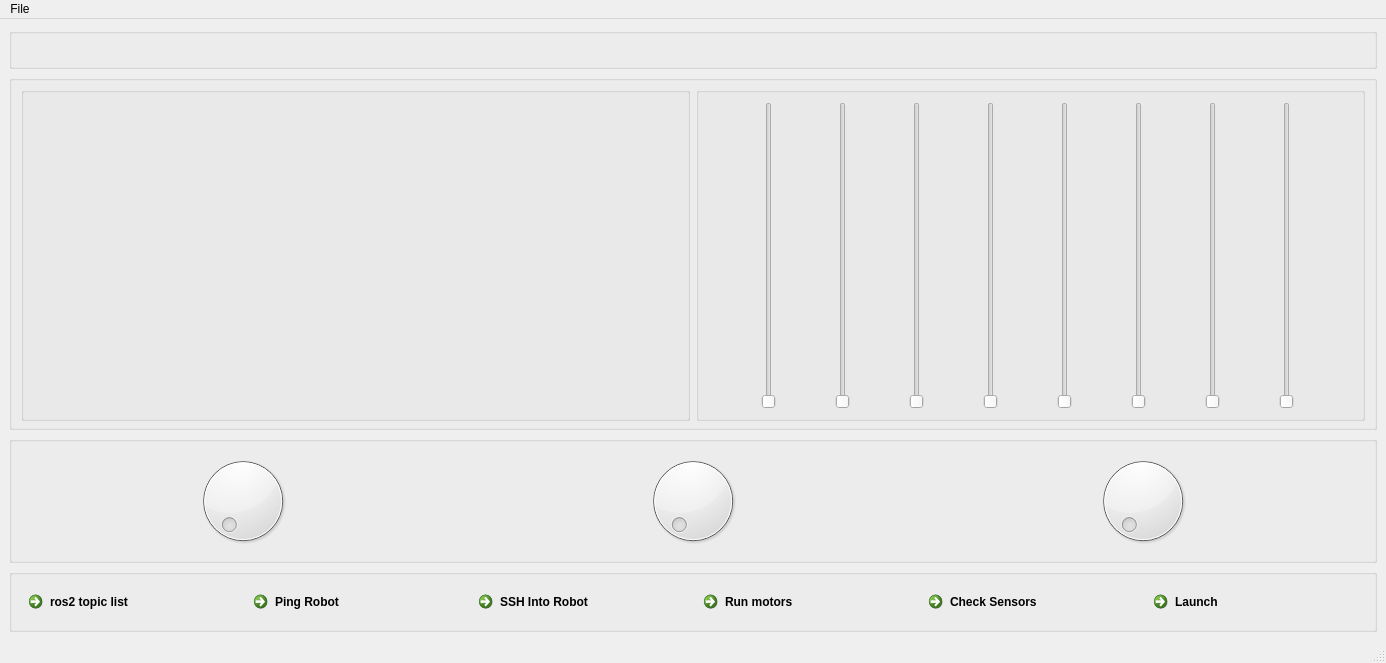
<?xml version="1.0" encoding="UTF-8"?>
<ui version="4.0">
 <class>MainWindow</class>
 <widget class="QMainWindow" name="MainWindow">
  <property name="geometry">
   <rect>
    <x>0</x>
    <y>0</y>
    <width>1386</width>
    <height>663</height>
   </rect>
  </property>
  <property name="windowTitle">
   <string>MainWindow</string>
  </property>
  <widget class="QWidget" name="centralwidget">
   <property name="enabled">
    <bool>true</bool>
   </property>
   <layout class="QGridLayout" name="gridLayout_2">
    <item row="0" column="0">
     <widget class="QGroupBox" name="groupBox_3">
      <property name="title">
       <string/>
      </property>
      <layout class="QGridLayout" name="gridLayout">
       <item row="0" column="1">
        <widget class="QLabel" name="pingLabel">
         <property name="text">
          <string/>
         </property>
        </widget>
       </item>
       <item row="0" column="0">
        <widget class="QLabel" name="rosLabel">
         <property name="text">
          <string/>
         </property>
        </widget>
       </item>
       <item row="0" column="2">
        <widget class="QLabel" name="label_2">
         <property name="text">
          <string/>
         </property>
        </widget>
       </item>
      </layout>
     </widget>
    </item>
    <item row="1" column="0">
     <widget class="QGroupBox" name="groupBox_5">
      <property name="maximumSize">
       <size>
        <width>100000</width>
        <height>1000</height>
       </size>
      </property>
      <property name="title">
       <string/>
      </property>
      <layout class="QHBoxLayout" name="horizontalLayout_4">
       <property name="topMargin">
        <number>6</number>
       </property>
       <property name="bottomMargin">
        <number>6</number>
       </property>
       <item>
        <widget class="QGroupBox" name="groupBox_4">
         <property name="title">
          <string/>
         </property>
        </widget>
       </item>
       <item>
        <widget class="QGroupBox" name="groupBox_6">
         <property name="title">
          <string/>
         </property>
         <layout class="QHBoxLayout" name="horizontalLayout_3">
          <item>
           <widget class="QSlider" name="verticalSlider_2">
            <property name="orientation">
             <enum>Qt::Vertical</enum>
            </property>
           </widget>
          </item>
          <item>
           <widget class="QSlider" name="verticalSlider_8">
            <property name="orientation">
             <enum>Qt::Vertical</enum>
            </property>
           </widget>
          </item>
          <item>
           <widget class="QSlider" name="verticalSlider_6">
            <property name="orientation">
             <enum>Qt::Vertical</enum>
            </property>
           </widget>
          </item>
          <item>
           <widget class="QSlider" name="verticalSlider_5">
            <property name="orientation">
             <enum>Qt::Vertical</enum>
            </property>
           </widget>
          </item>
          <item>
           <widget class="QSlider" name="verticalSlider_4">
            <property name="orientation">
             <enum>Qt::Vertical</enum>
            </property>
           </widget>
          </item>
          <item>
           <widget class="QSlider" name="verticalSlider_7">
            <property name="orientation">
             <enum>Qt::Vertical</enum>
            </property>
           </widget>
          </item>
          <item>
           <widget class="QSlider" name="verticalSlider_3">
            <property name="orientation">
             <enum>Qt::Vertical</enum>
            </property>
           </widget>
          </item>
          <item>
           <widget class="QSlider" name="verticalSlider">
            <property name="orientation">
             <enum>Qt::Vertical</enum>
            </property>
           </widget>
          </item>
         </layout>
        </widget>
       </item>
      </layout>
     </widget>
    </item>
    <item row="2" column="0">
     <widget class="QGroupBox" name="groupBox">
      <property name="title">
       <string/>
      </property>
      <layout class="QHBoxLayout" name="horizontalLayout">
       <item>
        <widget class="QDial" name="Kp"/>
       </item>
       <item>
        <widget class="QDial" name="Ki"/>
       </item>
       <item>
        <widget class="QDial" name="Kd"/>
       </item>
      </layout>
     </widget>
    </item>
    <item row="3" column="0">
     <widget class="QGroupBox" name="groupBox_2">
      <property name="title">
       <string/>
      </property>
      <layout class="QHBoxLayout" name="horizontalLayout_2">
       <item>
        <widget class="QCommandLinkButton" name="rosButton">
         <property name="text">
          <string>ros2 topic list</string>
         </property>
        </widget>
       </item>
       <item>
        <widget class="QCommandLinkButton" name="commandLinkButton_5">
         <property name="text">
          <string>Ping Robot</string>
         </property>
        </widget>
       </item>
       <item>
        <widget class="QCommandLinkButton" name="pingButton">
         <property name="text">
          <string>SSH Into Robot</string>
         </property>
        </widget>
       </item>
       <item>
        <widget class="QCommandLinkButton" name="sshButton">
         <property name="text">
          <string>Run motors</string>
         </property>
        </widget>
       </item>
       <item>
        <widget class="QCommandLinkButton" name="commandLinkButton_4">
         <property name="text">
          <string>Check Sensors</string>
         </property>
        </widget>
       </item>
       <item>
        <widget class="QCommandLinkButton" name="commandLinkButton_6">
         <property name="text">
          <string>Launch</string>
         </property>
        </widget>
       </item>
      </layout>
     </widget>
    </item>
   </layout>
  </widget>
  <widget class="QMenuBar" name="menubar">
   <property name="geometry">
    <rect>
     <x>0</x>
     <y>0</y>
     <width>1386</width>
     <height>22</height>
    </rect>
   </property>
   <widget class="QMenu" name="menuFile">
    <property name="title">
     <string>File</string>
    </property>
   </widget>
   <addaction name="menuFile"/>
  </widget>
  <widget class="QStatusBar" name="statusbar"/>
 </widget>
 <resources/>
 <connections/>
</ui>
